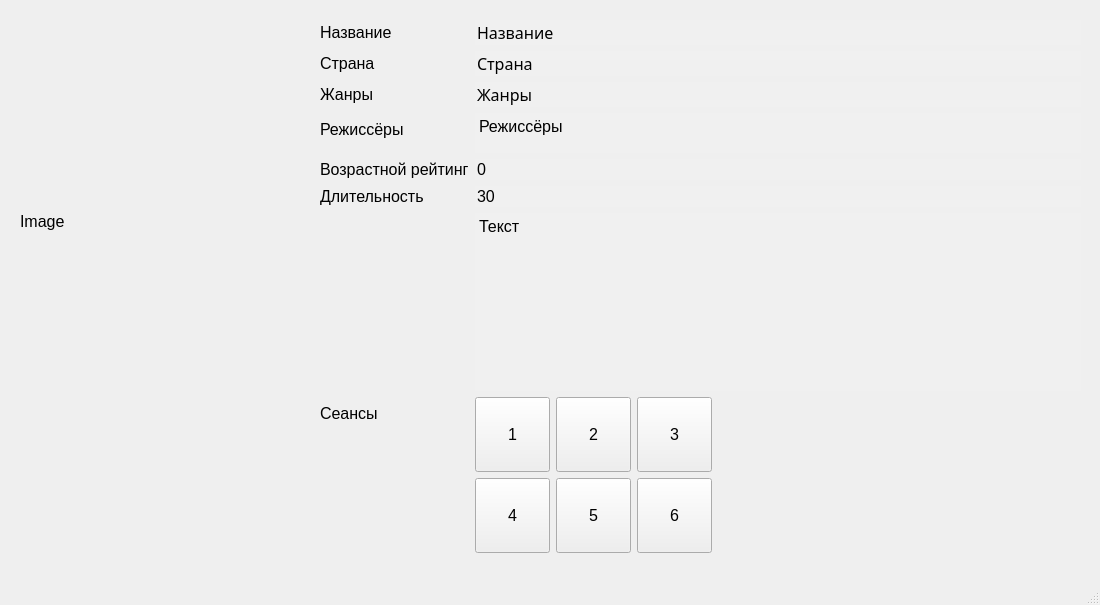
<?xml version="1.0" encoding="UTF-8"?>
<ui version="4.0">
 <class>MainWindow</class>
 <widget class="QMainWindow" name="MainWindow">
  <property name="geometry">
   <rect>
    <x>0</x>
    <y>0</y>
    <width>1100</width>
    <height>605</height>
   </rect>
  </property>
  <property name="windowTitle">
   <string>MainWindow</string>
  </property>
  <widget class="QWidget" name="centralwidget">
   <widget class="QWidget" name="verticalLayoutWidget">
    <property name="geometry">
     <rect>
      <x>20</x>
      <y>20</y>
      <width>282</width>
      <height>402</height>
     </rect>
    </property>
    <layout class="QVBoxLayout" name="verticalLayout">
     <item>
      <widget class="QLabel" name="ImageLabel">
       <property name="minimumSize">
        <size>
         <width>280</width>
         <height>400</height>
        </size>
       </property>
       <property name="maximumSize">
        <size>
         <width>280</width>
         <height>400</height>
        </size>
       </property>
       <property name="font">
        <font>
         <pointsize>12</pointsize>
        </font>
       </property>
       <property name="text">
        <string>Image</string>
       </property>
      </widget>
     </item>
    </layout>
   </widget>
   <widget class="QWidget" name="formLayoutWidget">
    <property name="geometry">
     <rect>
      <x>320</x>
      <y>20</y>
      <width>761</width>
      <height>533</height>
     </rect>
    </property>
    <layout class="QFormLayout" name="formLayout">
     <item row="0" column="0">
      <widget class="QLabel" name="label">
       <property name="font">
        <font>
         <pointsize>12</pointsize>
        </font>
       </property>
       <property name="text">
        <string>Название</string>
       </property>
      </widget>
     </item>
     <item row="0" column="1">
      <widget class="QLineEdit" name="NameLine">
       <property name="font">
        <font>
         <family>Alef</family>
         <pointsize>12</pointsize>
        </font>
       </property>
       <property name="styleSheet">
        <string notr="true">background-color: rgb(240, 240, 240);</string>
       </property>
       <property name="text">
        <string>Название</string>
       </property>
       <property name="frame">
        <bool>false</bool>
       </property>
       <property name="readOnly">
        <bool>true</bool>
       </property>
      </widget>
     </item>
     <item row="1" column="0">
      <widget class="QLabel" name="label_3">
       <property name="font">
        <font>
         <pointsize>12</pointsize>
        </font>
       </property>
       <property name="text">
        <string>Страна</string>
       </property>
      </widget>
     </item>
     <item row="1" column="1">
      <widget class="QLineEdit" name="CountryLine">
       <property name="font">
        <font>
         <family>Alef</family>
         <pointsize>12</pointsize>
        </font>
       </property>
       <property name="styleSheet">
        <string notr="true">background-color: rgb(240, 240, 240);</string>
       </property>
       <property name="text">
        <string>Страна</string>
       </property>
       <property name="frame">
        <bool>false</bool>
       </property>
       <property name="readOnly">
        <bool>true</bool>
       </property>
      </widget>
     </item>
     <item row="2" column="0">
      <widget class="QLabel" name="label_5">
       <property name="font">
        <font>
         <pointsize>12</pointsize>
        </font>
       </property>
       <property name="text">
        <string>Жанры</string>
       </property>
      </widget>
     </item>
     <item row="2" column="1">
      <widget class="QLineEdit" name="GenresLine">
       <property name="font">
        <font>
         <family>Alef</family>
         <pointsize>12</pointsize>
        </font>
       </property>
       <property name="styleSheet">
        <string notr="true">background-color: rgb(240, 240, 240);</string>
       </property>
       <property name="text">
        <string>Жанры</string>
       </property>
       <property name="frame">
        <bool>false</bool>
       </property>
       <property name="readOnly">
        <bool>true</bool>
       </property>
      </widget>
     </item>
     <item row="3" column="0">
      <widget class="QLabel" name="label_2">
       <property name="font">
        <font>
         <pointsize>12</pointsize>
        </font>
       </property>
       <property name="text">
        <string>Режиссёры</string>
       </property>
      </widget>
     </item>
     <item row="4" column="0">
      <widget class="QLabel" name="label_4">
       <property name="font">
        <font>
         <pointsize>12</pointsize>
        </font>
       </property>
       <property name="text">
        <string>Возрастной рейтинг</string>
       </property>
      </widget>
     </item>
     <item row="4" column="1">
      <widget class="QLineEdit" name="AgeRatingLine">
       <property name="font">
        <font>
         <pointsize>12</pointsize>
        </font>
       </property>
       <property name="styleSheet">
        <string notr="true">background-color: rgb(240, 240, 240);</string>
       </property>
       <property name="text">
        <string>0</string>
       </property>
       <property name="frame">
        <bool>false</bool>
       </property>
       <property name="readOnly">
        <bool>true</bool>
       </property>
      </widget>
     </item>
     <item row="5" column="0">
      <widget class="QLabel" name="label_6">
       <property name="font">
        <font>
         <pointsize>12</pointsize>
        </font>
       </property>
       <property name="text">
        <string>Длительность</string>
       </property>
      </widget>
     </item>
     <item row="5" column="1">
      <widget class="QLineEdit" name="DurationLine">
       <property name="font">
        <font>
         <pointsize>12</pointsize>
        </font>
       </property>
       <property name="styleSheet">
        <string notr="true">background-color: rgb(240, 240, 240);</string>
       </property>
       <property name="text">
        <string>30</string>
       </property>
       <property name="frame">
        <bool>false</bool>
       </property>
       <property name="readOnly">
        <bool>true</bool>
       </property>
      </widget>
     </item>
     <item row="3" column="1">
      <widget class="QPlainTextEdit" name="DirectorsPlainText">
       <property name="maximumSize">
        <size>
         <width>16777215</width>
         <height>40</height>
        </size>
       </property>
       <property name="font">
        <font>
         <pointsize>12</pointsize>
        </font>
       </property>
       <property name="styleSheet">
        <string notr="true">background-color: rgb(240, 240, 240);</string>
       </property>
       <property name="frameShape">
        <enum>QFrame::NoFrame</enum>
       </property>
       <property name="readOnly">
        <bool>true</bool>
       </property>
       <property name="plainText">
        <string>Режиссёры</string>
       </property>
      </widget>
     </item>
     <item row="6" column="1">
      <widget class="QPlainTextEdit" name="DescriptionPlainText">
       <property name="minimumSize">
        <size>
         <width>0</width>
         <height>150</height>
        </size>
       </property>
       <property name="font">
        <font>
         <pointsize>12</pointsize>
        </font>
       </property>
       <property name="styleSheet">
        <string notr="true">background-color: rgb(240, 240, 240);</string>
       </property>
       <property name="frameShape">
        <enum>QFrame::NoFrame</enum>
       </property>
       <property name="readOnly">
        <bool>true</bool>
       </property>
       <property name="plainText">
        <string>Текст
</string>
       </property>
      </widget>
     </item>
     <item row="7" column="0">
      <widget class="QLabel" name="label_7">
       <property name="font">
        <font>
         <pointsize>12</pointsize>
        </font>
       </property>
       <property name="text">
        <string>Сеансы</string>
       </property>
      </widget>
     </item>
     <item row="7" column="1">
      <layout class="QGridLayout" name="gridLayout_2">
       <property name="rightMargin">
        <number>360</number>
       </property>
       <item row="0" column="1">
        <widget class="QPushButton" name="Session2Btn">
         <property name="minimumSize">
          <size>
           <width>75</width>
           <height>75</height>
          </size>
         </property>
         <property name="maximumSize">
          <size>
           <width>75</width>
           <height>75</height>
          </size>
         </property>
         <property name="font">
          <font>
           <pointsize>12</pointsize>
          </font>
         </property>
         <property name="text">
          <string>2</string>
         </property>
        </widget>
       </item>
       <item row="0" column="2">
        <widget class="QPushButton" name="Session3Btn">
         <property name="minimumSize">
          <size>
           <width>75</width>
           <height>75</height>
          </size>
         </property>
         <property name="maximumSize">
          <size>
           <width>75</width>
           <height>75</height>
          </size>
         </property>
         <property name="font">
          <font>
           <pointsize>12</pointsize>
          </font>
         </property>
         <property name="text">
          <string>3</string>
         </property>
        </widget>
       </item>
       <item row="1" column="0">
        <widget class="QPushButton" name="Session4Btn">
         <property name="minimumSize">
          <size>
           <width>75</width>
           <height>75</height>
          </size>
         </property>
         <property name="maximumSize">
          <size>
           <width>75</width>
           <height>75</height>
          </size>
         </property>
         <property name="font">
          <font>
           <pointsize>12</pointsize>
          </font>
         </property>
         <property name="text">
          <string>4</string>
         </property>
        </widget>
       </item>
       <item row="1" column="1">
        <widget class="QPushButton" name="Session5Btn">
         <property name="minimumSize">
          <size>
           <width>75</width>
           <height>75</height>
          </size>
         </property>
         <property name="maximumSize">
          <size>
           <width>75</width>
           <height>75</height>
          </size>
         </property>
         <property name="font">
          <font>
           <pointsize>12</pointsize>
          </font>
         </property>
         <property name="text">
          <string>5</string>
         </property>
        </widget>
       </item>
       <item row="1" column="2">
        <widget class="QPushButton" name="Session6Btn">
         <property name="minimumSize">
          <size>
           <width>75</width>
           <height>75</height>
          </size>
         </property>
         <property name="maximumSize">
          <size>
           <width>75</width>
           <height>75</height>
          </size>
         </property>
         <property name="font">
          <font>
           <pointsize>12</pointsize>
          </font>
         </property>
         <property name="text">
          <string>6</string>
         </property>
        </widget>
       </item>
       <item row="0" column="0">
        <widget class="QPushButton" name="Session1Btn">
         <property name="minimumSize">
          <size>
           <width>75</width>
           <height>75</height>
          </size>
         </property>
         <property name="maximumSize">
          <size>
           <width>75</width>
           <height>75</height>
          </size>
         </property>
         <property name="font">
          <font>
           <pointsize>12</pointsize>
          </font>
         </property>
         <property name="text">
          <string>1</string>
         </property>
        </widget>
       </item>
      </layout>
     </item>
    </layout>
   </widget>
  </widget>
  <widget class="QMenuBar" name="menubar">
   <property name="geometry">
    <rect>
     <x>0</x>
     <y>0</y>
     <width>1100</width>
     <height>21</height>
    </rect>
   </property>
  </widget>
  <widget class="QStatusBar" name="statusbar"/>
 </widget>
 <resources/>
 <connections/>
</ui>
